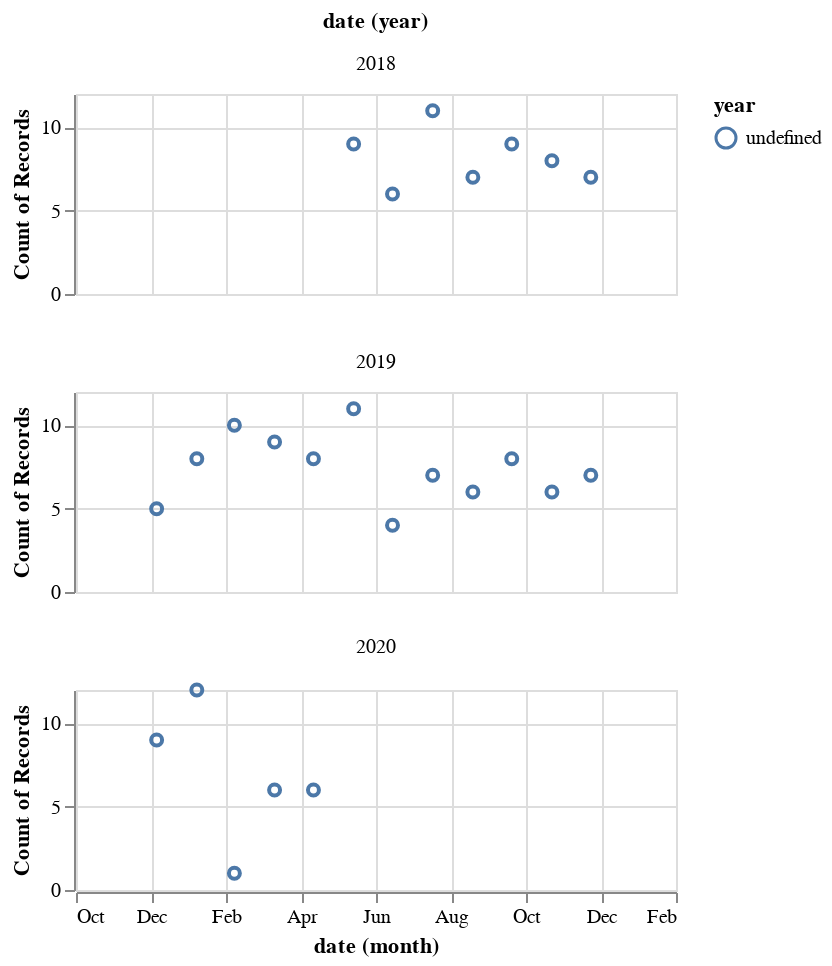

Here is the notebook cell this chart was saved with:
### Code cell
alt.Chart(o_df).mark_point().encode(
    alt.X('month(date):Q', scale=alt.Scale(zero=False)),
    y='count():N',
    color='year:N',
    facet=alt.Facet('year(date):O', columns=1),
).properties(
    width=300,
    height=100,
)

### Figure 1 — Vega-Lite specification as saved in the notebook (floating-point values rounded to 4 significant figures; data arrays with more than 128 entries replaced by an {"elided": "..."} marker saying what was removed)
{"config": {"view": {"continuousWidth": 400, "continuousHeight": 300}}, "data": {"name": "data-a0c35d5308fe46d69bbc301be58eae02"}, "mark": "point", "encoding": {"color": {"type": "nominal", "field": "year"}, "facet": {"type": "ordinal", "columns": 1, "field": "date", "timeUnit": "year"}, "x": {"type": "quantitative", "field": "date", "scale": {"zero": false}, "timeUnit": "month"}, "y": {"type": "nominal", "aggregate": "count"}}, "height": 100, "width": 300, "$schema": "https://vega.github.io/schema/vega-lite/v4.8.1.json", "datasets": {"data-a0c35d5308fe46d69bbc301be58eae02": {"elided": "182 records"}}}
